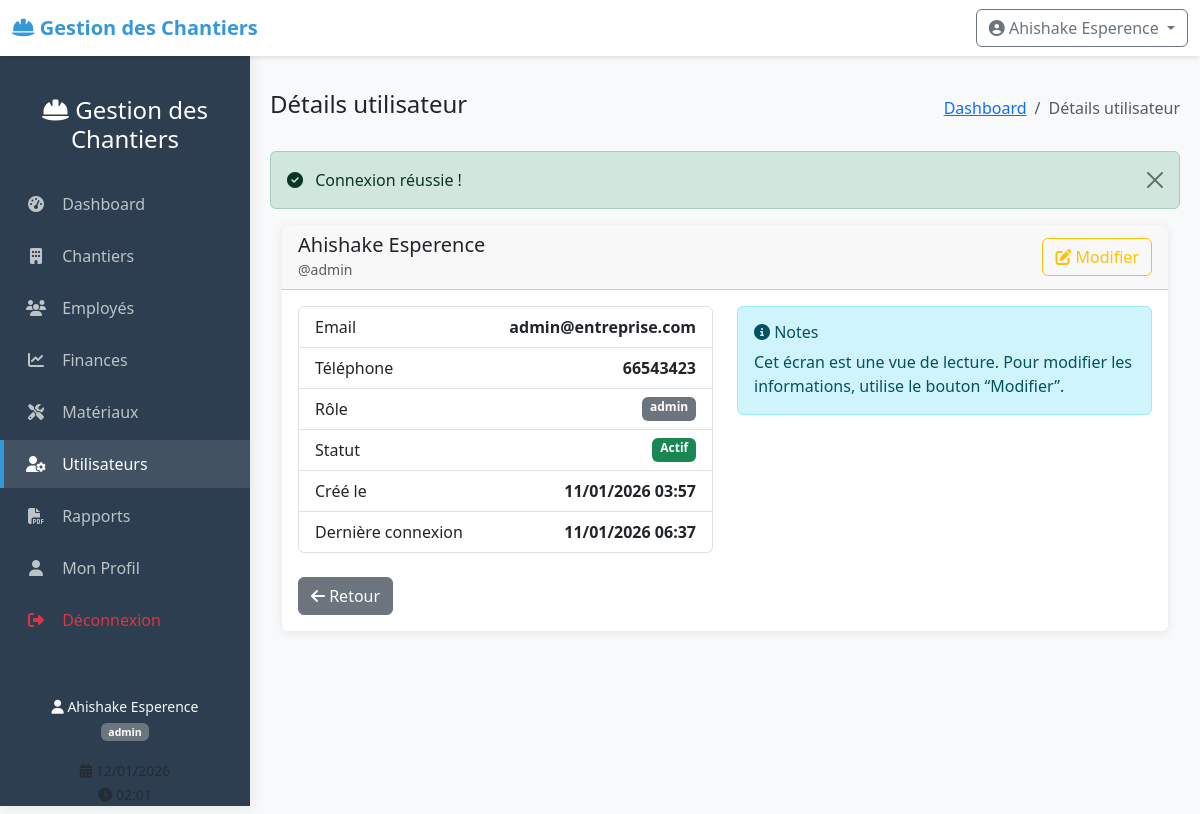
The page /index.php?controller=user&action=view&id=1 (signed in) on the database as committed earlier.
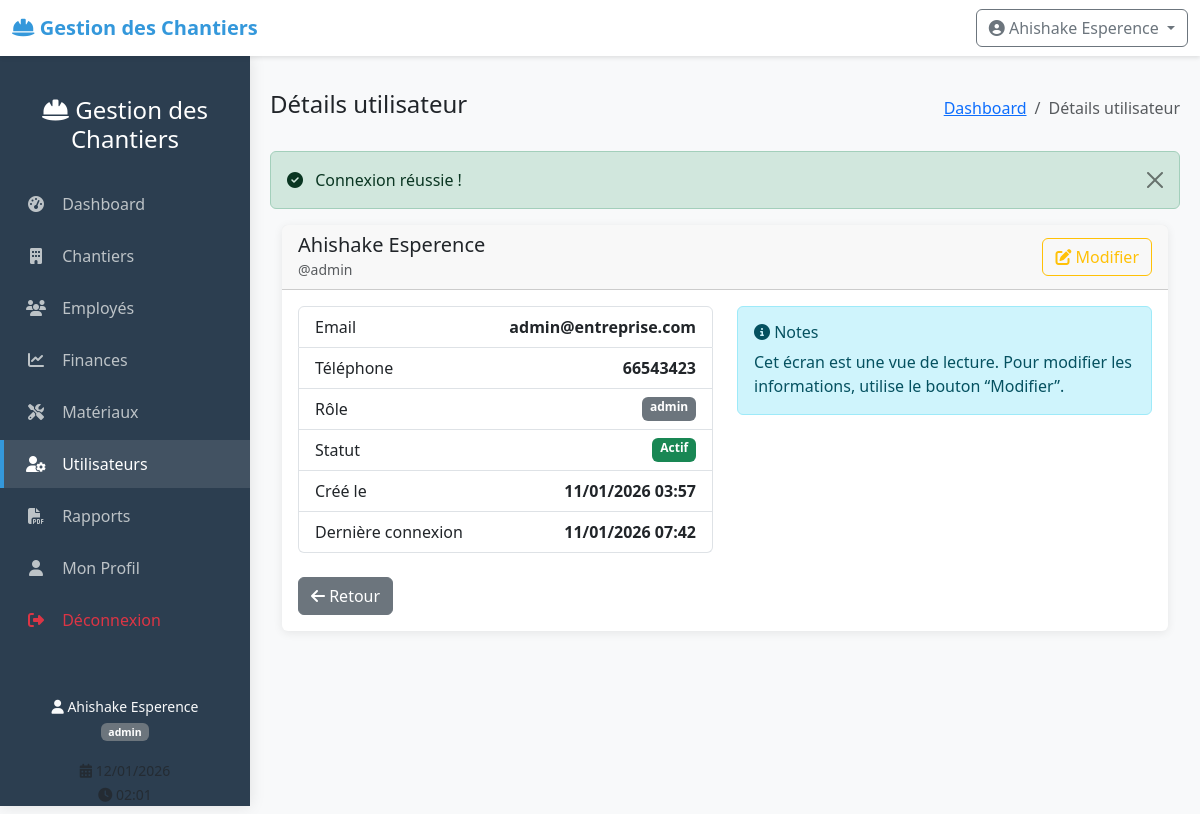
The same page on the database as committed later.
### tables this page shows
CREATE TABLE users (
    id INTEGER PRIMARY KEY AUTOINCREMENT,
    username VARCHAR(50) UNIQUE NOT NULL,
    password VARCHAR(255) NOT NULL,
    nom VARCHAR(100) NOT NULL,
    prenom VARCHAR(100) NOT NULL,
    email VARCHAR(150) UNIQUE NOT NULL,
    role VARCHAR(20) NOT NULL CHECK(role IN ('admin', 'chef', 'comptable')),
    telephone VARCHAR(20),
    created_at DATETIME DEFAULT CURRENT_TIMESTAMP,
    last_login DATETIME,
    status BOOLEAN DEFAULT 1
);

### index.php (called while the page is built, shortened)
<?php
$controller = $_GET['controller'] ?? 'dashboard';
$action = $_GET['action'] ?? 'index';
$controllerInstance = new $controllerClass();
$id = $_GET['id'] ?? null;
if ($id !== null) {
    $data = $controllerInstance->$action($id);
} else {
    $data = $controllerInstance->$action();
}
$viewFolders = [
    'dashboard' => 'dashboard',
    'chantier' => 'chantiers',
    'employe' => 'employes',
    'materiau' => 'materiaux',
    'finance' => 'finances',
    'user' => 'users',
    'rapport' => 'repports'
];
$viewFolder = $viewFolders[$controller] ?? 'dashboard';
$viewFile = __DIR__ . '/views/' . $viewFolder . '/' . $action . '.php';
require_once $viewFile;

### models/User.php (called while the page is built, shortened)
<?php
class User {
    private $db;
    public function __construct() {
        $this->db = Database::getInstance()->getConnection();
    }
    public function getById($id) {
        $sql = "SELECT * FROM users WHERE id = :id";
        $stmt = $this->db->prepare($sql);
        $stmt->execute([':id' => $id]);
        return $stmt->fetch();
    }
}
?>

### config/database.php (called while the page is built, shortened)
<?php
class Database {
    private static $instance = null;
    private $connection;
    private function __construct() {
        try {
            $this->connection = new PDO('sqlite:' . dirname(__DIR__) . '/data/chantiers.db');
            $this->connection->setAttribute(PDO::ATTR_ERRMODE, PDO::ERRMODE_EXCEPTION);
            $this->connection->setAttribute(PDO::ATTR_DEFAULT_FETCH_MODE, PDO::FETCH_ASSOC);
            $this->connection->exec('PRAGMA foreign_keys = ON');
        } catch(PDOException $e) {
            die("Erreur de connexion : " . $e->getMessage());
        }
    }
    public static function getInstance() {
        if (self::$instance == null) {
            self::$instance = new Database();
        }
        return self::$instance;
    }
    public function getConnection() {
        return $this->connection;
    }
}
?>

### controllers/UserController.php (called while the page is built, shortened)
<?php
require_once __DIR__ . '/../models/User.php';
class UserController {
    private $userModel;
    public function __construct() {
        $this->userModel = new User();
    }
    public function view($id) {
        $user = $this->userModel->getById($id);
        return ['user' => $user];
    }
}
?>

### views/users/view.php (the view, shortened to what the changed rows need)
<?php
include __DIR__ . '/../../includes/header.php';
$data = $GLOBALS['data'] ?? [];
$user = $data['user'] ?? null;
?>
<div class="container-fluid">
    <div class="row">
        <div class="col-12">
            <div class="card">
                <div class="card-header d-flex justify-content-between align-items-center">
                    <div>
                        <h5 class="card-title mb-0"><?php echo htmlspecialchars($user['prenom'] . ' ' . $user['nom']); ?></h5>
                        <small class="text-muted">@<?php echo htmlspecialchars($user['username']); ?></small>
                    </div>
                </div>
                <div class="card-body">
                    <div class="row">
                        <div class="col-md-6">
                            <div class="list-group">
                                <div class="list-group-item d-flex justify-content-between">
                                    <span>Email</span>
                                    <strong><?php echo htmlspecialchars($user['email']); ?></strong>
                                </div>
                                <div class="list-group-item d-flex justify-content-between">
                                    <span>Téléphone</span>
                                    <strong><?php echo htmlspecialchars($user['telephone'] ?? 'N/A'); ?></strong>
                                </div>
                                <div class="list-group-item d-flex justify-content-between">
                                    <span>Rôle</span>
                                    <span class="badge bg-secondary"><?php echo htmlspecialchars($user['role']); ?></span>
                                </div>
                                <div class="list-group-item d-flex justify-content-between">
                                    <span>Créé le</span>
                                    <strong><?php echo $user['created_at'] ? date('d/m/Y H:i', strtotime($user['created_at'])) : 'N/A'; ?></strong>
                                </div>
                                <div class="list-group-item d-flex justify-content-between">
                                    <span>Dernière connexion</span>
                                    <strong><?php echo $user['last_login'] ? date('d/m/Y H:i', strtotime($user['last_login'])) : 'Jamais'; ?></strong>
                                </div>
                            </div>
                        </div>
                    </div>
                </div>
            </div>
        </div>
    </div>
</div>
<?php include __DIR__ . '/../../includes/footer.php'; ?>

Rows that differ between the two databases and show on the page:
changed users "Ahishake Esperence": last_login "11/01/2026 06:37" → "11/01/2026 07:42"
